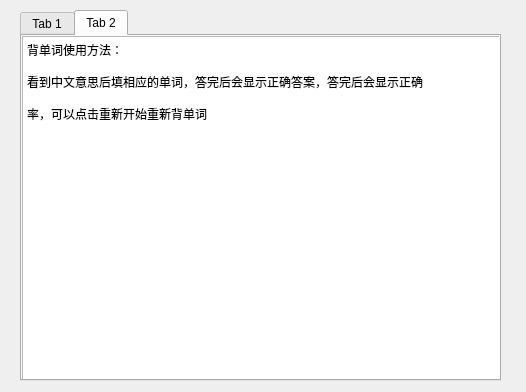
<?xml version="1.0" encoding="UTF-8"?>
<ui version="4.0">
 <class>Intro</class>
 <widget class="QDialog" name="Intro">
  <property name="geometry">
   <rect>
    <x>0</x>
    <y>0</y>
    <width>526</width>
    <height>392</height>
   </rect>
  </property>
  <property name="windowTitle">
   <string>Dialog</string>
  </property>
  <widget class="QTabWidget" name="tabWidget">
   <property name="geometry">
    <rect>
     <x>20</x>
     <y>10</y>
     <width>481</width>
     <height>371</height>
    </rect>
   </property>
   <property name="currentIndex">
    <number>1</number>
   </property>
   <widget class="QWidget" name="tab">
    <attribute name="title">
     <string>Tab 1</string>
    </attribute>
    <widget class="QTextEdit" name="textEdit">
     <property name="geometry">
      <rect>
       <x>0</x>
       <y>0</y>
       <width>481</width>
       <height>351</height>
      </rect>
     </property>
     <property name="html">
      <string>&lt;!DOCTYPE HTML PUBLIC &quot;-//W3C//DTD HTML 4.0//EN&quot; &quot;http://www.w3.org/TR/REC-html40/strict.dtd&quot;&gt;
&lt;html&gt;&lt;head&gt;&lt;meta name=&quot;qrichtext&quot; content=&quot;1&quot; /&gt;&lt;meta charset=&quot;utf-8&quot; /&gt;&lt;style type=&quot;text/css&quot;&gt;
p, li { white-space: pre-wrap; }
hr { height: 1px; border-width: 0; }
li.unchecked::marker { content: &quot;\2610&quot;; }
li.checked::marker { content: &quot;\2612&quot;; }
&lt;/style&gt;&lt;/head&gt;&lt;body style=&quot; font-family:'Microsoft YaHei UI'; font-size:9pt; font-weight:400; font-style:normal;&quot;&gt;
&lt;p style=&quot; margin-top:0px; margin-bottom:0px; margin-left:0px; margin-right:0px; -qt-block-indent:0; text-indent:0px;&quot;&gt;使用说明：&lt;/p&gt;
&lt;p style=&quot;-qt-paragraph-type:empty; margin-top:0px; margin-bottom:0px; margin-left:0px; margin-right:0px; -qt-block-indent:0; text-indent:0px;&quot;&gt;&lt;br /&gt;&lt;/p&gt;
&lt;p style=&quot; margin-top:0px; margin-bottom:0px; margin-left:0px; margin-right:0px; -qt-block-indent:0; text-indent:0px;&quot;&gt;本软件提供两种功能：背单词与记忆词根词缀&lt;/p&gt;
&lt;p style=&quot;-qt-paragraph-type:empty; margin-top:0px; margin-bottom:0px; margin-left:0px; margin-right:0px; -qt-block-indent:0; text-indent:0px;&quot;&gt;&lt;br /&gt;&lt;/p&gt;
&lt;p style=&quot; margin-top:0px; margin-bottom:0px; margin-left:0px; margin-right:0px; -qt-block-indent:0; text-indent:0px;&quot;&gt;词根词缀使用方法：&lt;/p&gt;
&lt;p style=&quot;-qt-paragraph-type:empty; margin-top:0px; margin-bottom:0px; margin-left:0px; margin-right:0px; -qt-block-indent:0; text-indent:0px;&quot;&gt;&lt;br /&gt;&lt;/p&gt;
&lt;p style=&quot; margin-top:0px; margin-bottom:0px; margin-left:0px; margin-right:0px; -qt-block-indent:0; text-indent:0px;&quot;&gt;一、可供选择的词性有 (n.) (v.) (a.) (prep.) (pron.)&lt;/p&gt;
&lt;p style=&quot;-qt-paragraph-type:empty; margin-top:0px; margin-bottom:0px; margin-left:0px; margin-right:0px; -qt-block-indent:0; text-indent:0px;&quot;&gt;&lt;br /&gt;&lt;/p&gt;
&lt;p style=&quot; margin-top:0px; margin-bottom:0px; margin-left:0px; margin-right:0px; -qt-block-indent:0; text-indent:0px;&quot;&gt;二、“词根/英文解释”答案选自词根表“Roots, Prefixes and Suffixes”&lt;/p&gt;
&lt;p style=&quot;-qt-paragraph-type:empty; margin-top:0px; margin-bottom:0px; margin-left:0px; margin-right:0px; -qt-block-indent:0; text-indent:0px;&quot;&gt;&lt;br /&gt;&lt;/p&gt;
&lt;p style=&quot; margin-top:0px; margin-bottom:0px; margin-left:0px; margin-right:0px; -qt-block-indent:0; text-indent:0px;&quot;&gt;三、填写示例&lt;/p&gt;
&lt;p style=&quot; margin-top:0px; margin-bottom:0px; margin-left:0px; margin-right:0px; -qt-block-indent:0; text-indent:0px;&quot;&gt;                 alien&lt;/p&gt;
&lt;p style=&quot; margin-top:0px; margin-bottom:0px; margin-left:0px; margin-right:0px; -qt-block-indent:0; text-indent:0px;&quot;&gt;词性：a.&lt;/p&gt;
&lt;p style=&quot;-qt-paragraph-type:empty; margin-top:0px; margin-bottom:0px; margin-left:0px; margin-right:0px; -qt-block-indent:0; text-indent:0px;&quot;&gt;&lt;br /&gt;&lt;/p&gt;
&lt;p style=&quot; margin-top:0px; margin-bottom:0px; margin-left:0px; margin-right:0px; -qt-block-indent:0; text-indent:0px;&quot;&gt;词根：alter/ali&lt;/p&gt;
&lt;p style=&quot;-qt-paragraph-type:empty; margin-top:0px; margin-bottom:0px; margin-left:0px; margin-right:0px; -qt-block-indent:0; text-indent:0px;&quot;&gt;&lt;br /&gt;&lt;/p&gt;
&lt;p style=&quot; margin-top:0px; margin-bottom:0px; margin-left:0px; margin-right:0px; -qt-block-indent:0; text-indent:0px;&quot;&gt;英文解释：other/to change&lt;/p&gt;&lt;/body&gt;&lt;/html&gt;</string>
     </property>
    </widget>
   </widget>
   <widget class="QWidget" name="tab_2">
    <attribute name="title">
     <string>Tab 2</string>
    </attribute>
    <widget class="QTextEdit" name="textEdit_2">
     <property name="geometry">
      <rect>
       <x>0</x>
       <y>0</y>
       <width>481</width>
       <height>351</height>
      </rect>
     </property>
     <property name="html">
      <string>&lt;!DOCTYPE HTML PUBLIC &quot;-//W3C//DTD HTML 4.0//EN&quot; &quot;http://www.w3.org/TR/REC-html40/strict.dtd&quot;&gt;
&lt;html&gt;&lt;head&gt;&lt;meta name=&quot;qrichtext&quot; content=&quot;1&quot; /&gt;&lt;meta charset=&quot;utf-8&quot; /&gt;&lt;style type=&quot;text/css&quot;&gt;
p, li { white-space: pre-wrap; }
hr { height: 1px; border-width: 0; }
li.unchecked::marker { content: &quot;\2610&quot;; }
li.checked::marker { content: &quot;\2612&quot;; }
&lt;/style&gt;&lt;/head&gt;&lt;body style=&quot; font-family:'Microsoft YaHei UI'; font-size:9pt; font-weight:400; font-style:normal;&quot;&gt;
&lt;p style=&quot; margin-top:0px; margin-bottom:0px; margin-left:0px; margin-right:0px; -qt-block-indent:0; text-indent:0px;&quot;&gt;背单词使用方法：&lt;/p&gt;
&lt;p style=&quot;-qt-paragraph-type:empty; margin-top:0px; margin-bottom:0px; margin-left:0px; margin-right:0px; -qt-block-indent:0; text-indent:0px;&quot;&gt;&lt;br /&gt;&lt;/p&gt;
&lt;p style=&quot; margin-top:0px; margin-bottom:0px; margin-left:0px; margin-right:0px; -qt-block-indent:0; text-indent:0px;&quot;&gt;看到中文意思后填相应的单词，答完后会显示正确答案，答完后会显示正确&lt;/p&gt;
&lt;p style=&quot;-qt-paragraph-type:empty; margin-top:0px; margin-bottom:0px; margin-left:0px; margin-right:0px; -qt-block-indent:0; text-indent:0px;&quot;&gt;&lt;br /&gt;&lt;/p&gt;
&lt;p style=&quot; margin-top:0px; margin-bottom:0px; margin-left:0px; margin-right:0px; -qt-block-indent:0; text-indent:0px;&quot;&gt;率，可以点击重新开始重新背单词&lt;/p&gt;&lt;/body&gt;&lt;/html&gt;</string>
     </property>
    </widget>
   </widget>
  </widget>
 </widget>
 <resources/>
 <connections/>
</ui>
